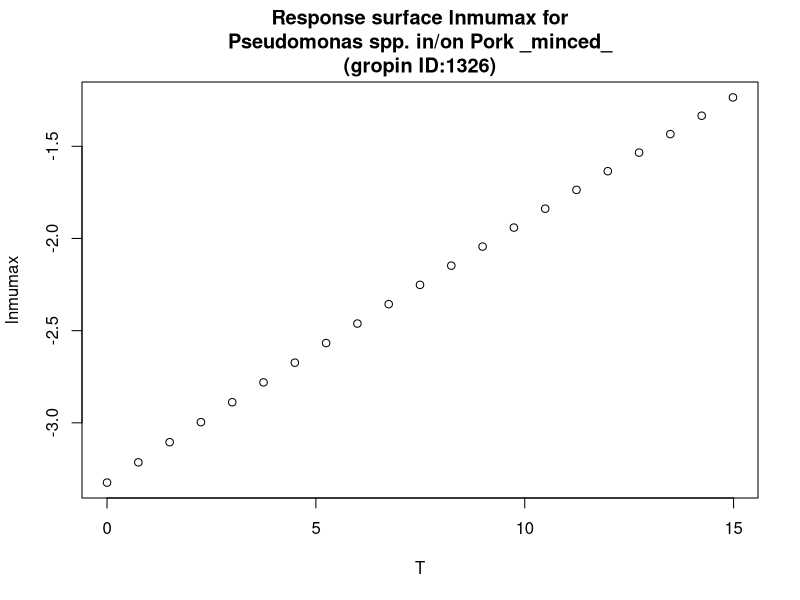

The R source for this figure:
#############################
# start of Parameter script
#############################
T <- seq(0,14.985014985015,length.out=21)
#############################
# end of Parameter script
#############################
############################# 
# start of Model script Gropin ID 1326 
#############################
 
# constant coefficients for this model
 
variables <- data.frame(T)
argumentsPar <- expand.grid(variables)
 
# heart of the model
response_surface <- function(T) {
   mumax <-log(0.036)-(91.1/0.00831)*((1/(T+273))-(1/273))

return(mumax=mumax)
} 

# output parameters
responseSurface <- cbind(argumentsPar,response_surface(argumentsPar['T']))
colnames(responseSurface) <- c(colnames(argumentsPar),'lnmumax')
#############################
# End of Model script
#############################
############################# 
# start of Visualisation script Gropin ID 1326 
#############################
plot(T,responseSurface$'lnmumax',xlab='T',
                          ylab='lnmumax',main='Response surface lnmumax for
Pseudomonas spp. in/on Pork _minced_
(gropin ID:1326)')
#############################
# End of Visualisation script
#############################
